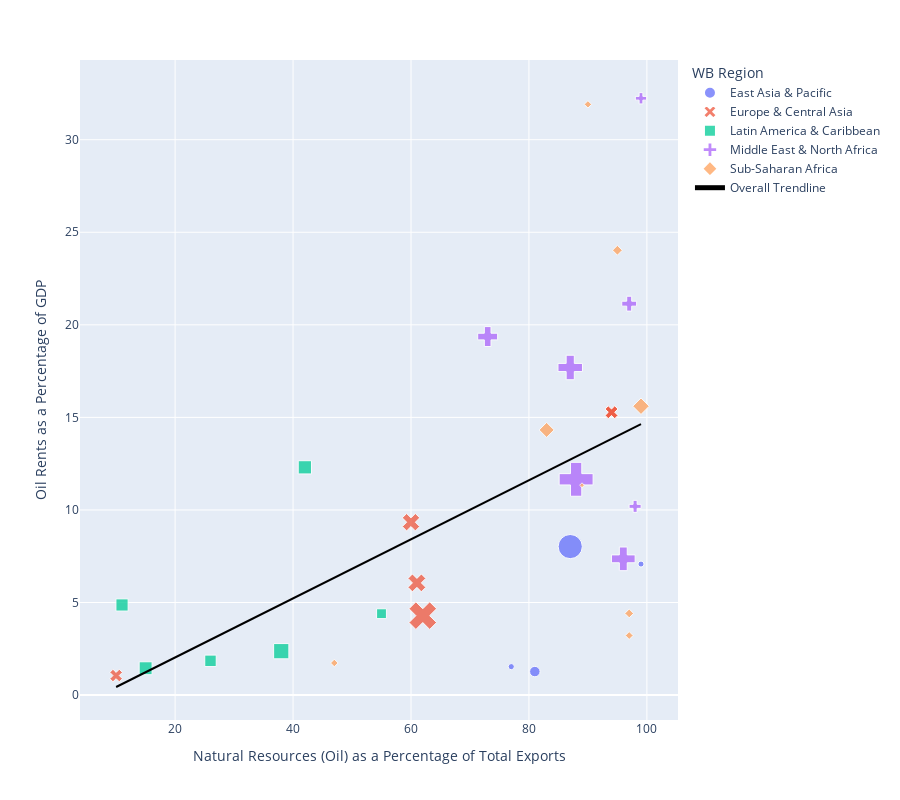

The notebook cell this image was saved under:
### Code cell
fig6.show()

### Figure 1 — Plotly figure (JSON) as saved in the notebook; plotly's stock layout.template omitted (floating-point values rounded to 4 significant figures)
{"data": [{"customdata": [["PNG", 10.78, 4063.0], ["MNG", 14.78, 11720.0], ["BRN", 17.01, 62200.0], ["TLS", 7.186, 3926.0]], "hovertemplate": "<b>%{hovertext}</b><br><br>WB Region=East Asia & Pacific<br>Natural Resources (Oil) as a Percentage of Total Exports=%{x}<br>Oil Rents as a Percentage of GDP=%{y}<br>GDP Per Capita=%{customdata[2]}<br>iso3c=%{customdata[0]}<br>NRR=%{customdata[1]}<extra></extra>", "hovertext": ["Papua New Guinea", "Mongolia", "Brunei Darussalam", "Timor Leste"], "legendgroup": "East Asia & Pacific", "marker": {"color": "#636efa", "opacity": 0.75, "size": [4063.0, 11720.0, 62200.0, 3926.0], "sizemode": "area", "sizeref": 213.2, "symbol": "circle"}, "mode": "markers", "name": "East Asia & Pacific", "orientation": "v", "showlegend": true, "type": "scatter", "x": [77, 81, 87, 99], "xaxis": "x", "y": [1.534, 1.268, 8.021, 7.076], "yaxis": "y"}, {"customdata": [["NOR", 6.057, 63550.0], ["AZE", 18.8, 13730.0], ["AZE", 18.8, 13730.0], ["ALB", 1.254, 13250.0], ["RUS", 10.16, 26580.0], ["KAZ", 15.54, 25360.0]], "hovertemplate": "<b>%{hovertext}</b><br><br>WB Region=Europe & Central Asia<br>Natural Resources (Oil) as a Percentage of Total Exports=%{x}<br>Oil Rents as a Percentage of GDP=%{y}<br>GDP Per Capita=%{customdata[2]}<br>iso3c=%{customdata[0]}<br>NRR=%{customdata[1]}<extra></extra>", "hovertext": ["Norway", "Azerbaijan", "Iran", "Albania", "Russia", "Kazakhstan"], "legendgroup": "Europe & Central Asia", "marker": {"color": "#EF553B", "opacity": 0.75, "size": [63550.0, 13730.0, 13730.0, 13250.0, 26580.0, 25360.0], "sizemode": "area", "sizeref": 213.2, "symbol": "x"}, "mode": "markers", "name": "Europe & Central Asia", "orientation": "v", "showlegend": true, "type": "scatter", "x": [62, 94, 94, 10, 61, 60], "xaxis": "x", "y": [4.29, 15.28, 15.28, 1.054, 6.059, 9.338], "yaxis": "y"}, {"customdata": [["MEX", 2.09, 17880.0], ["ECU", 4.757, 10330.0], ["TTO", 5.774, 24770.0], ["SUR", 8.102, 15860.0], ["BRA", 3.991, 14060.0], ["GUY", 19.19, 18680.0]], "hovertemplate": "<b>%{hovertext}</b><br><br>WB Region=Latin America & Caribbean <br>Natural Resources (Oil) as a Percentage of Total Exports=%{x}<br>Oil Rents as a Percentage of GDP=%{y}<br>GDP Per Capita=%{customdata[2]}<br>iso3c=%{customdata[0]}<br>NRR=%{customdata[1]}<extra></extra>", "hovertext": ["Mexico", "Ecuador", "Trinidad and Tobago", "Suriname", "Brazil", "Guyana"], "legendgroup": "Latin America & Caribbean ", "marker": {"color": "#00cc96", "opacity": 0.75, "size": [17880.0, 10330.0, 24770.0, 15860.0, 14060.0, 18680.0], "sizemode": "area", "sizeref": 213.2, "symbol": "square"}, "mode": "markers", "name": "Latin America & Caribbean ", "orientation": "v", "showlegend": true, "type": "scatter", "x": [15, 55, 38, 11, 26, 42], "xaxis": "x", "y": [1.448, 4.395, 2.369, 4.867, 1.849, 12.3], "yaxis": "y"}, {"customdata": [["LBY", 22.74, 16390.0], ["BHR", 8.683, 41550.0], ["SAU", 18.21, 44350.0], ["OMN", 20.97, 29500.0], ["DZA", 11.93, 10740.0], ["IRQ", 32.42, 9437.0], ["QAT", 14.98, 85290.0]], "hovertemplate": "<b>%{hovertext}</b><br><br>WB Region=Middle East & North Africa<br>Natural Resources (Oil) as a Percentage of Total Exports=%{x}<br>Oil Rents as a Percentage of GDP=%{y}<br>GDP Per Capita=%{customdata[2]}<br>iso3c=%{customdata[0]}<br>NRR=%{customdata[1]}<extra></extra>", "hovertext": ["Libya", "Bahrain", "Saudi Arabia", "Oman", "Algeria", "Iraq", "Qatar"], "legendgroup": "Middle East & North Africa", "marker": {"color": "#ab63fa", "opacity": 0.75, "size": [16390.0, 41550.0, 44350.0, 29500.0, 10740.0, 9437.0, 85290.0], "sizemode": "area", "sizeref": 213.2, "symbol": "cross"}, "mode": "markers", "name": "Middle East & North Africa", "orientation": "v", "showlegend": true, "type": "scatter", "x": [97, 96, 87, 73, 98, 99, 88], "xaxis": "x", "y": [21.14, 7.359, 17.7, 19.37, 10.19, 32.24, 11.66], "yaxis": "y"}, {"customdata": [["GNQ", 23.35, 17210.0], ["GAB", 17.69, 14320.0], ["AGO", 25.52, 6142.0], ["COG", 37.39, 3498.0], ["SDN", 12.4, 3927.0], ["CMR", 4.678, 3666.0], ["NGA", 6.229, 4917.0], ["TCD", 15.76, 1509.0]], "hovertemplate": "<b>%{hovertext}</b><br><br>WB Region=Sub-Saharan Africa <br>Natural Resources (Oil) as a Percentage of Total Exports=%{x}<br>Oil Rents as a Percentage of GDP=%{y}<br>GDP Per Capita=%{customdata[2]}<br>iso3c=%{customdata[0]}<br>NRR=%{customdata[1]}<extra></extra>", "hovertext": ["Equatorial Guinea", "Gabon", "Angola", "Congo, Rep. of", "Sudan", "Cameroon", "Nigeria", "Chad"], "legendgroup": "Sub-Saharan Africa ", "marker": {"color": "#FFA15A", "opacity": 0.75, "size": [17210.0, 14320.0, 6142.0, 3498.0, 3927.0, 3666.0, 4917.0, 1509.0], "sizemode": "area", "sizeref": 213.2, "symbol": "diamond"}, "mode": "markers", "name": "Sub-Saharan Africa ", "orientation": "v", "showlegend": true, "type": "scatter", "x": [99, 83, 95, 90, 97, 47, 97, 89], "xaxis": "x", "y": [15.6, 14.32, 24.03, 31.91, 3.216, 1.731, 4.41, 11.33], "yaxis": "y"}, {"hovertemplate": "<b>OLS trendline</b><br>OR = 0.1596 * NR_TE + -1.16091<br>R<sup>2</sup>=0.278649<br><br>Natural Resources (Oil) as a Percentage of Total Exports=%{x}<br>Oil Rents as a Percentage of GDP=%{y} <b>(trend)</b><extra></extra>", "legendgroup": "Overall Trendline", "line": {"color": "black"}, "mode": "lines", "name": "Overall Trendline", "showlegend": true, "type": "scatter", "x": [10, 11, 15, 26, 38, 42, 47, 55, 60, 61, 62, 73, 77, 81, 83, 87, 87, 88, 89, 90, 94, 94, 95, 96, 97, 97, 97, 98, 99, 99, 99], "xaxis": "x", "y": [0.4351, 0.5947, 1.233, 2.989, 4.904, 5.542, 6.34, 7.617, 8.415, 8.575, 8.734, 10.49, 11.13, 11.77, 12.09, 12.72, 12.72, 12.88, 13.04, 13.2, 13.84, 13.84, 14.0, 14.16, 14.32, 14.32, 14.32, 14.48, 14.64, 14.64, 14.64], "yaxis": "y"}], "layout": {"height": 800, "legend": {"itemsizing": "constant", "title": {"text": "WB Region"}, "tracegroupgap": 0}, "margin": {"t": 60}, "xaxis": {"anchor": "y", "domain": [0, 1], "title": {"text": "Natural Resources (Oil) as a Percentage of Total Exports"}}, "yaxis": {"anchor": "x", "domain": [0, 1], "title": {"text": "Oil Rents as a Percentage of GDP"}}}}
